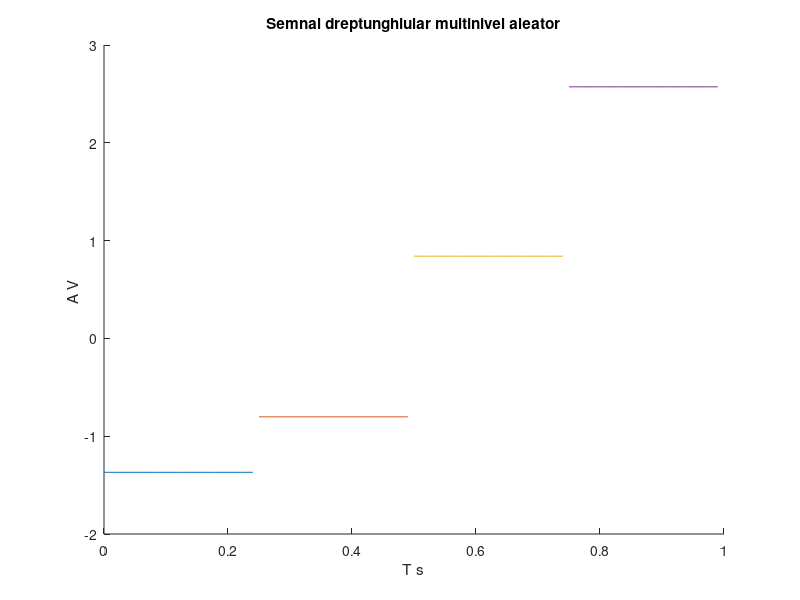

Reproduce this figure in MATLAB.
hold on;
%folosesc aceasta intructiune pentru a pastra graficul curent atunci cand
%adaug alt grafic
%temporara de 20ms
r1=rand(1); %genereaza cate un numar aleator cu distributie uniforma
r2=rand(1);
r3=rand(1);
r4=rand(1);
t1=0:.02:0.25;
t2=0.25:.02:0.5;
x1=-3*r1*square(2*pi*4*t1,100);
x2=-1*r2*square(2*pi*4*t2,100);
x3=r3*square(2*pi*4*t1,100);
x4=3*r4*square(2*pi*4*t1,100);
plot(t1,x1);
plot(t2,x2);
plot(0.25+t2,x3);
plot(0.5+t2,x4);
xlabel('T s')
ylabel('A V ')
title('Semnal dreptunghiular multinivel aleator')
